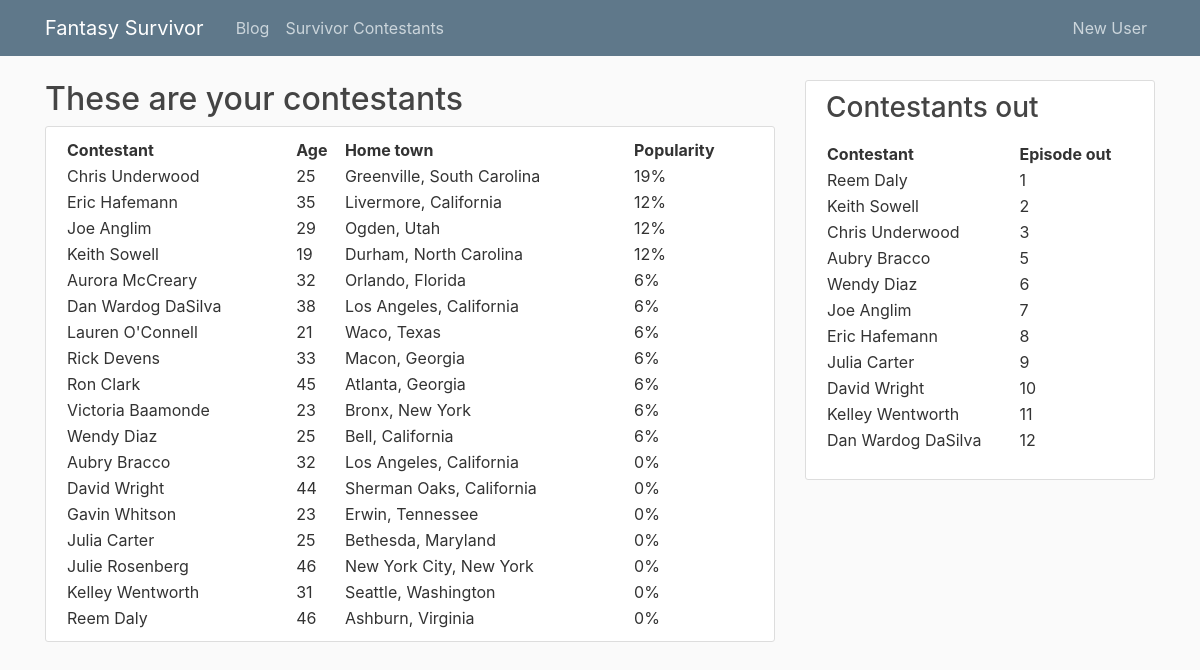
The app's page /contestants with its own data.
### tables this page shows
CREATE TABLE Contestant
(contestant_id INTEGER PRIMARY KEY AUTOINCREMENT, 
name varchar(255),
age INT,
sex char(15),
origin_town varchar(255),
season_no INT,
ep_no INT,
position_out INT,
foreign key (season_no) references Season,
foreign key (ep_no) references Episode
);

### survivorcomp.py (the view)
@app.route("/contestants")
def contestants():
    c, conn = get_db()
    c.execute("SELECT contestant_id, count(*) as num_picks \
                FROM based_on \
                GROUP BY contestant_id")
    picks = pd.DataFrame(data=c.fetchall())
    c.execute("SELECT * \
                FROM contestant")
    ctemp = pd.DataFrame(data=c.fetchall())
    contestants = ctemp.merge(right=picks, on=['contestant_id'], how='left')
    contestants['num_picks'] = contestants['num_picks'].fillna(0)
    tot_picks = contestants['num_picks'].sum()
    contestants['popular'] = (contestants['num_picks'] / float(tot_picks)).apply(lambda x: '{:.0%}'.format(x))
    contestants = contestants.sort_values(['num_picks', 'name'], ascending=[False, True])
    print('\n', contestants, '\n')
    contestants = contestants.to_dict('records')
    return render_template('contestants.html', contestants=contestants)

### survivorcomp.py (called while the page is built)
def dict_factory(cursor, row):
    d = {}
    for idx, col in enumerate(cursor.description):
        d[col[0]] = row[idx]
    return d

def get_db():
    conn = sqlite3.connect('survivor.db')
    conn.row_factory = dict_factory
    c = conn.cursor()
    c.execute("PRAGMA foreign_keys=ON;")
    return c, conn

@app.context_processor
def feed_layout():
    c, conn = get_db()
    c.execute("SELECT name, ep_no \
        FROM contestant \
        Where ep_no is not Null \
        order by ep_no")
    out_cons = c.fetchall()
    return dict(out_cons=out_cons)

### templates/contestants.html
{% extends "layout.html" %}
{% block content %}
<h2>These are your contestants</h2>
<div class="content-section">
<table style="width:100%">
    <tr>
        <th>Contestant</th>
        <th>Age</th>
        <th>Home town</th>
        <th>Popularity</th>
    </tr>
   {% for contestant in contestants %}
      <tr>
        <td>{{ contestant.name }}</td>
        <td>{{ contestant.age }}</td>
        <td>{{ contestant.origin_town }}</td>
        <td>{{ contestant.popular }}</td>
    </tr>
{% endfor %}
</table>
</div>
{% endblock content %}

### templates/layout.html (shortened to what this page needs)
<!DOCTYPE html>
<html>
<head>
    <link rel="stylesheet" href="https://maxcdn.bootstrapcdn.com/bootstrap/4.0.0/css/bootstrap.min.css">
    <link rel="stylesheet" type="text/css" href="{{ url_for('static', filename='main.css') }}">
</head>
<body>
    <header class="site-header">
      <nav class="navbar navbar-expand-md navbar-dark bg-steel fixed-top">
        <div class="container">
          <a class="navbar-brand mr-4" href="/">Fantasy Survivor</a>
          <div class="collapse navbar-collapse" id="navbarToggle">
            <div class="navbar-nav mr-auto">
              <a class="nav-item nav-link" href="{{ url_for('blog') }}">Blog</a>
              <a class="nav-item nav-link" href="{{ url_for('contestants') }}">Survivor Contestants</a>
            </div>
            <div class="navbar-nav">
              <a class="nav-item nav-link" href="{{ url_for('register') }}">New User</a>
            </div>
          </div>
        </div>
      </nav>
    </header>
    <main role="main" class="container">
      <div class="row">
        <div class="col-md-8">
          {% block content %}
          {% endblock %}
        </div>
        <div class="col-md-4">
          <div class="content-section">
            <h3>Contestants out</h3>
            <p class='text-muted'>
              <table style="width:100%">
                <tr>
                  <th>Contestant</th>
                  <th>Episode out</th>
                </tr>
                  {% for contestant in out_cons%}
                    <tr>
                      <td>{{ contestant['name'] }}</td>
                      <td>{{ contestant['ep_no'] }}</td>
                    </tr>
                  {% endfor %}
              </table>
            </p>
          </div>
        </div>
      </div>
    </main>
</body>
</html>

### static/main.css (style rules this page uses)
body { background: #fafafa; color: #333333; margin-top: 5rem; }
h1, h2, h3, h4, h5, h6 { color: #444444; }
.bg-steel { background-color: #5f788a; }
.site-header .navbar-nav .nav-link { color: #cbd5db; }
.content-section { background: #ffffff; padding: 10px 20px; border: 1px solid #dddddd; border-radius: 3px; margin-bottom: 20px; }

### records on screen
Contestant: name "Chris Underwood", age "25", origin_town "Greenville, South Carolina", popular "19%", ep_no "3"
Contestant: name "Eric Hafemann", age "35", origin_town "Livermore, California", popular "12%", ep_no "8"
Contestant: name "Joe Anglim", age "29", origin_town "Ogden, Utah", popular "12%", ep_no "7"
Contestant: name "Keith Sowell", age "19", origin_town "Durham, North Carolina", popular "12%", ep_no "2"
Contestant: name "Aurora McCreary", age "32", origin_town "Orlando, Florida", popular "6%"
Contestant: name "Dan Wardog DaSilva", age "38", origin_town "Los Angeles, California", popular "6%", ep_no "12"
Contestant: name "Lauren O'Connell", age "21", origin_town "Waco, Texas", popular "6%"
Contestant: name "Rick Devens", age "33", origin_town "Macon, Georgia", popular "6%"
Contestant: name "Ron Clark", age "45", origin_town "Atlanta, Georgia", popular "6%"
Contestant: name "Victoria Baamonde", age "23", origin_town "Bronx, New York", popular "6%"
Contestant: name "Wendy Diaz", age "25", origin_town "Bell, California", popular "6%", ep_no "6"
Contestant: name "Aubry Bracco", age "32", origin_town "Los Angeles, California", popular "0%", ep_no "5"
Contestant: name "David Wright", age "44", origin_town "Sherman Oaks, California", popular "0%", ep_no "10"
Contestant: name "Gavin Whitson", age "23", origin_town "Erwin, Tennessee", popular "0%"
Contestant: name "Julia Carter", age "25", origin_town "Bethesda, Maryland", popular "0%", ep_no "9"
Contestant: name "Julie Rosenberg", age "46", origin_town "New York City, New York", popular "0%"
Contestant: name "Kelley Wentworth", age "31", origin_town "Seattle, Washington", popular "0%", ep_no "11"
Contestant: name "Reem Daly", age "46", origin_town "Ashburn, Virginia", popular "0%", ep_no "1"
